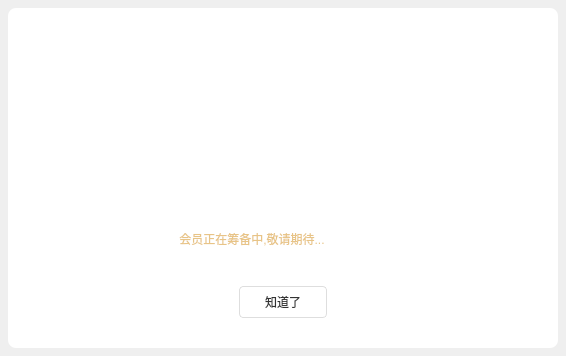
<?xml version="1.0" encoding="UTF-8"?>
<ui version="4.0">
 <class>DefaultVipWidget</class>
 <widget class="QWidget" name="DefaultVipWidget">
  <property name="geometry">
   <rect>
    <x>0</x>
    <y>0</y>
    <width>566</width>
    <height>356</height>
   </rect>
  </property>
  <property name="sizePolicy">
   <sizepolicy hsizetype="Fixed" vsizetype="Fixed">
    <horstretch>0</horstretch>
    <verstretch>0</verstretch>
   </sizepolicy>
  </property>
  <property name="minimumSize">
   <size>
    <width>566</width>
    <height>356</height>
   </size>
  </property>
  <property name="maximumSize">
   <size>
    <width>566</width>
    <height>356</height>
   </size>
  </property>
  <property name="windowTitle">
   <string>DefaultVipWidget</string>
  </property>
  <layout class="QVBoxLayout" name="verticalLayout">
   <property name="spacing">
    <number>0</number>
   </property>
   <property name="leftMargin">
    <number>8</number>
   </property>
   <property name="topMargin">
    <number>8</number>
   </property>
   <property name="rightMargin">
    <number>8</number>
   </property>
   <property name="bottomMargin">
    <number>8</number>
   </property>
   <item>
    <widget class="QWidget" name="FilletWidget" native="true">
     <property name="sizePolicy">
      <sizepolicy hsizetype="Fixed" vsizetype="Fixed">
       <horstretch>0</horstretch>
       <verstretch>0</verstretch>
      </sizepolicy>
     </property>
     <property name="minimumSize">
      <size>
       <width>550</width>
       <height>340</height>
      </size>
     </property>
     <property name="maximumSize">
      <size>
       <width>550</width>
       <height>340</height>
      </size>
     </property>
     <property name="styleSheet">
      <string notr="true">border-radius:8px;
background-color: rgb(255, 255, 255);</string>
     </property>
     <widget class="QLabel" name="label">
      <property name="geometry">
       <rect>
        <x>175</x>
        <y>60</y>
        <width>200</width>
        <height>136</height>
       </rect>
      </property>
      <property name="sizePolicy">
       <sizepolicy hsizetype="Fixed" vsizetype="Fixed">
        <horstretch>0</horstretch>
        <verstretch>0</verstretch>
       </sizepolicy>
      </property>
      <property name="minimumSize">
       <size>
        <width>200</width>
        <height>136</height>
       </size>
      </property>
      <property name="maximumSize">
       <size>
        <width>200</width>
        <height>136</height>
       </size>
      </property>
      <property name="styleSheet">
       <string notr="true">border-image: url(:/EntCenterWidget/image/defaultVip.png);</string>
      </property>
      <property name="text">
       <string/>
      </property>
     </widget>
     <widget class="QLabel" name="label_2">
      <property name="geometry">
       <rect>
        <x>158</x>
        <y>221</y>
        <width>241</width>
        <height>20</height>
       </rect>
      </property>
      <property name="sizePolicy">
       <sizepolicy hsizetype="Fixed" vsizetype="Fixed">
        <horstretch>0</horstretch>
        <verstretch>0</verstretch>
       </sizepolicy>
      </property>
      <property name="styleSheet">
       <string notr="true">font: 16px &quot;微软雅黑&quot;;
font-weight:400;
color:rgba(232,196,135,1);</string>
      </property>
      <property name="text">
       <string>    会员正在筹备中,敬请期待...</string>
      </property>
     </widget>
     <widget class="QPushButton" name="pushButton">
      <property name="geometry">
       <rect>
        <x>231</x>
        <y>278</y>
        <width>88</width>
        <height>32</height>
       </rect>
      </property>
      <property name="sizePolicy">
       <sizepolicy hsizetype="Fixed" vsizetype="Fixed">
        <horstretch>0</horstretch>
        <verstretch>0</verstretch>
       </sizepolicy>
      </property>
      <property name="minimumSize">
       <size>
        <width>88</width>
        <height>32</height>
       </size>
      </property>
      <property name="maximumSize">
       <size>
        <width>88</width>
        <height>32</height>
       </size>
      </property>
      <property name="styleSheet">
       <string notr="true">QPushButton{ background-color: #FFFFFF;border-radius:4px;font: 14px &quot;微软雅黑&quot;;color:#333333;border:1px solid #DEDEDE}
QPushButton:hover,pressed{ background-color: #F4F4F4;border-radius:4px;font: 14px &quot;微软雅黑&quot;;color:#333333;}</string>
      </property>
      <property name="text">
       <string>知道了</string>
      </property>
     </widget>
    </widget>
   </item>
  </layout>
 </widget>
 <layoutdefault spacing="6" margin="11"/>
 <resources>
  <include location="EntCenterWidget.qrc"/>
 </resources>
 <connections>
  <connection>
   <sender>pushButton</sender>
   <signal>clicked()</signal>
   <receiver>DefaultVipWidget</receiver>
   <slot>close()</slot>
   <hints>
    <hint type="sourcelabel">
     <x>276</x>
     <y>297</y>
    </hint>
    <hint type="destinationlabel">
     <x>97</x>
     <y>349</y>
    </hint>
   </hints>
  </connection>
 </connections>
</ui>
